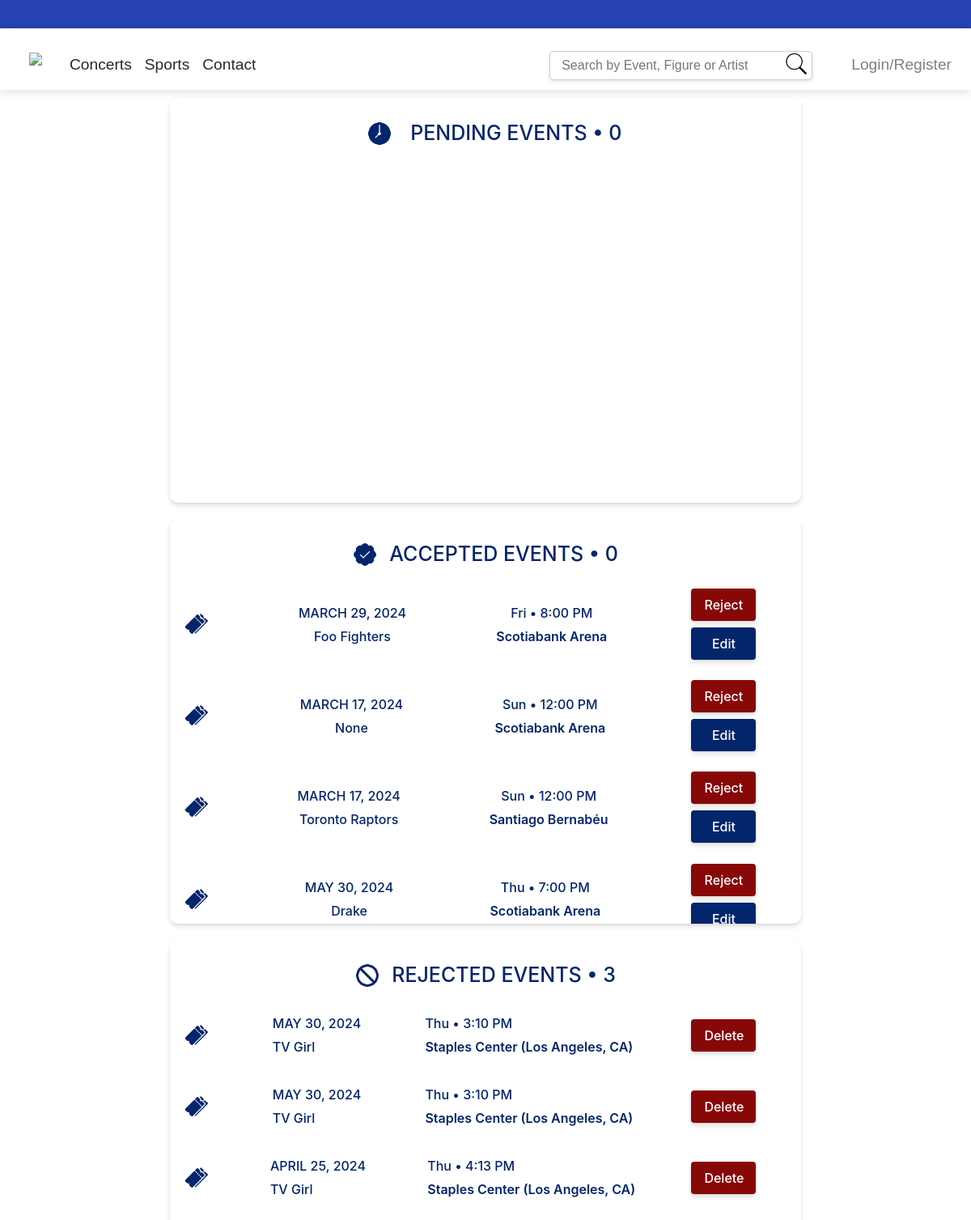
Screenshot of /admin_review/ with the database file from the repository.
### tixx/models.py (models this page shows, shortened)
class Event(models.Model):
    eventName = models.CharField(max_length=100)
    eventDate = models.DateField()
    eventTime = models.TimeField(default='12:00')
    eventId = models.AutoField(primary_key=True)
    eventLocation = models.CharField(max_length=100)
    eventDescription = models.CharField(max_length=250)
    eventStatus = models.CharField(max_length=10)
    eventGenre = models.CharField(max_length=100, default="none")
    eventImage = models.ImageField(upload_to='event_images/', null=True, blank=True)
    arenaId = models.ForeignKey(Arena,on_delete=models.SET_NULL, null=True)
    adminCheck = models.BooleanField(default=False)
    isRejected = models.BooleanField(default=False)
    figureId = models.ForeignKey(Figure, on_delete=models.SET_NULL, null=True)

class Figure(models.Model):
    figureName = models.CharField(max_length=100, unique=True)
    figureGenre = models.CharField(max_length=100)
    figurePicture = models.ImageField(upload_to='figure_images/', null=True, blank=True)
    carouselImage = models.ImageField(upload_to='carousel_images/', null=True, blank=True)
    figureAbout = models.CharField(max_length=2000, blank=True)
    def __str__(self):
        return self.figureName

class Arena(models.Model):
    arenaId = models.CharField(primary_key=True, max_length=5)
    arenaName = models.CharField(max_length=50)
    arenaCapacity = models.IntegerField()
    def __str__(self):
     return self.arenaName

### tixx/views.py (the view, shortened to what this page needs)
# urls.py: path('admin_review/', views.admin_review, name='admin_review'),
def admin_review(request):
    pendingCount = Event.objects.filter(adminCheck=False, isRejected=False).count()
    acceptedCount = Event.objects.filter(adminCheck=True, isRejected=False).count()
    rejectedCount = Event.objects.filter(adminCheck=False, isRejected=True).count()
    pendingEvents = Event.objects.filter(adminCheck=False, isRejected=False)
    acceptedEvents = Event.objects.filter(adminCheck=True, isRejected=False)
    rejectedEvents = Event.objects.filter(adminCheck=False, isRejected=True)
    return render(request, 'admin_review.html', {
        'pendingEvents': pendingEvents,
        'acceptedEvents': acceptedEvents,
        'rejectedEvents': rejectedEvents,
        'pendingCount': pendingCount,
        'acceptedCount': acceptedCount,
        'rejectedCount': rejectedCount,
    })

### tixx/templates/admin_review.html (shortened to what this page needs)
{% extends "base.html" %}
{% block content %}
{% load static %}
<link rel="stylesheet" href="{% static 'css/admin_review.css' %}">
    <div class="events-review">
        <div class="pending">
            <p class="p-icon">
                <img src="{% static 'icons/pending.png' %}" alt="Pending Icon" class="icon">
                PENDING EVENTS • {{ pendingCount }}
            </p>
        </div>
        <div class="accepted">
            <p class="p-icon">
                <img src="{% static 'icons/check.png' %}" alt="Check Icon" class="icon">
                ACCEPTED EVENTS • {{ pendingCount }}
            </p>
            {% for event in acceptedEvents %}
            <div class="event">
                <div class="event-info">
                    <img src="{% static 'icons/tickets.png' %}" class="event-icon">
                    <div class="event-date">
                        <p id="eventDate">{{ event.eventDate }}</p>
                        <p>{{ event.figureId }}</p>
                    </div>
                    <div class="event-details">
                        <p>{{ event.eventDate|date:"D" }} • {{ event.eventTime|time:"g:i A" }}</p>
                        <p><span class="bold">{{ event.arenaId }}</span></p>
                    </div>
                    <form method="post" class="d-flex flex-column align-items-center">
                        <button type="submit" name="reject" class="btn btn-primary" id="reject">Reject</button>
                        {% if event.eventId %}
                            <a href="{% url 'admin:tixx_event_change' event.eventId %}" class="btn btn-primary" id="edit">Edit</a>
                        {% endif %}
                    </form>
                </div>
            </div>
        {% endfor %}
        </div>
        <div class="rejected">
            <p class="p-icon">
                <img src="{% static 'icons/reject.png' %}" alt="Reject Icon" class="icon">
                REJECTED EVENTS • {{ rejectedCount }}
            </p>
            {% for event in rejectedEvents %}
            <div class="event">
                <div class="event-info">
                    <img src="{% static 'icons/tickets.png' %}" class="event-icon">
                    <div class="event-date">
                        <p id="eventDate">{{ event.eventDate }}</p>
                        <p>{{ event.figureId }}</p>
                    </div>
                    <div class="event-details">
                        <p>{{ event.eventDate|date:"D" }} • {{ event.eventTime|time:"g:i A" }}</p>
                        <p><span class="bold">{{ event.arenaId }}</span></p>
                    </div>
                    <form method="post" class="d-flex flex-column align-items-center">
                        <button type="submit" name="delete" class="btn btn-primary" id="delete">Delete</button>
                    </form>
                </div>
            </div>
            {% endfor %}
        </div>
    </div>
</body>
</html>
{% endblock %}

### tixx/static/css/admin_review.css (style rules this page uses)
.events-review { display: flex; justify-content: space-around; align-items: flex-start; }
.pending, .accepted, .rejected, .delete { margin-top: 5%; border-radius: 25px; }
.pending p, .accepted p, .rejected p, .delete p { color: #03256C; font-weight: 500; font-size: 25px; margin-top: 2%; }
.align-items-center { margin-left: 2%; }
.pending img { width: 30px; height: 30px; margin-left: 3%; margin-right: 3%; }
.pending p { text-align: center; }
.accepted p { text-align: center; }
.event { border-radius: 5px; padding:1%; margin-bottom: 10px; width: 95%; }
.btn { text-align: center; width: 80px; transition: transform 0.3s ease; }
.btn-primary { margin-left: auto; margin-right: auto; background-color: #03256C; border: none; box-shadow: 0 4px 6px rgba(0, 0, 0, 0.1), 0 1px 3px rgba(0, 0, 0, 0.08); padding: 8px 16px; transition: all 0.3s ease; }
#edit { margin-top: 8px; font-weight:500; margin-left: auto; margin-right: auto; }
#reject { background-color: #880808; font-weight: 500; margin-left: auto; margin-right: auto; }
#delete { background-color: #880808; font-weight: 500; margin-left: auto; margin-right: auto; }
.p-icon { display: flex; align-items: center; text-align: center; justify-content: center; }
.accepted img { width: 30px; height: 30px; margin-right: 2%; }
.rejected img { width: 30px; height: 30px; margin-right: 2%; }
.event-info { display: flex; align-items: center; justify-content: space-between; }
.event-icon { margin-right: 10px; vertical-align: middle; width: 30px; height: auto; }
.event-date { margin-right: 3%; margin-left: 1%; }
.event-details p, .event-date p { letter-spacing: 0em; font-size: 16px; }
.event p { margin: 5px 0; }
.bold { font-weight: 600; }
#eventDate { text-transform: uppercase; }
.pending, .accepted, .rejected { height: 500px; overflow-y: auto; border-radius: 10px; box-shadow: 0 4px 6px rgba(0, 0, 0, 0.1), 0 1px 3px rgba(0, 0, 0, 0.08); padding: 10px; margin-bottom: 20px; width:30%; }
@media (max-width: 1230px) { .events-review { flex-direction: column; align-items: center; } }
@media (max-width: 1230px) { .pending, .accepted, .rejected { width: 65%; margin: 10px 0; } }

### rows the page displays
Event: eventDate "MARCH 29, 2024", figureId "Foo Fighters", eventDate "Fri", eventTime "8:00 PM", arenaId "Scotiabank Arena", shows "Edit"
Event: eventDate "MARCH 17, 2024", figureId "None", eventDate "Sun", eventTime "12:00 PM", arenaId "Scotiabank Arena", shows "Edit"
Event: eventDate "MARCH 17, 2024", figureId "Toronto Raptors", eventDate "Sun", eventTime "12:00 PM", arenaId "Santiago Bernabéu", shows "Edit"
Event: eventDate "MAY 30, 2024", figureId "Drake", eventDate "Thu", eventTime "7:00 PM", arenaId "Scotiabank Arena", shows "Edit"
Event: eventDate "MAY 30, 2024", figureId "TV Girl", eventDate "Thu", eventTime "3:10 PM", arenaId "Staples Center (Los Angeles, CA)"
Event: eventDate "MAY 30, 2024", figureId "TV Girl", eventDate "Thu", eventTime "3:10 PM", arenaId "Staples Center (Los Angeles, CA)"
Event: eventDate "APRIL 25, 2024", figureId "TV Girl", eventDate "Thu", eventTime "4:13 PM", arenaId "Staples Center (Los Angeles, CA)"

### other values shown
{{ pendingCount }} "0"
{{ rejectedCount }} "3"
